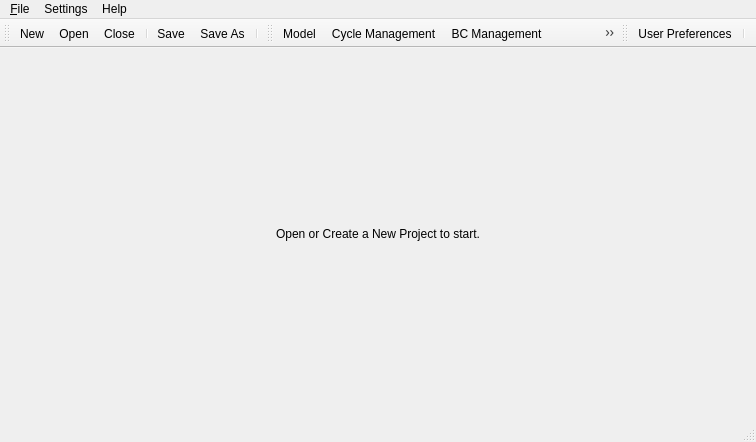
<?xml version="1.0" encoding="UTF-8"?>
<ui version="4.0">
 <class>AppMainWindowClass</class>
 <widget class="QMainWindow" name="AppMainWindowClass">
  <property name="geometry">
   <rect>
    <x>0</x>
    <y>0</y>
    <width>756</width>
    <height>442</height>
   </rect>
  </property>
  <property name="windowTitle">
   <string>Visual Network</string>
  </property>
  <property name="windowIcon">
   <iconset resource="AppMainWindow.qrc">
    <normaloff>:/AppMainWindow/Resources/VNet_1_0.ico</normaloff>:/AppMainWindow/Resources/VNet_1_0.ico</iconset>
  </property>
  <widget class="QWidget" name="centralWidget">
   <layout class="QHBoxLayout" name="horizontalLayout_2">
    <property name="leftMargin">
     <number>0</number>
    </property>
    <property name="topMargin">
     <number>0</number>
    </property>
    <property name="rightMargin">
     <number>0</number>
    </property>
    <property name="bottomMargin">
     <number>0</number>
    </property>
    <item>
     <widget class="QStackedWidget" name="stackedWidgetCentral">
      <property name="currentIndex">
       <number>0</number>
      </property>
      <widget class="QWidget" name="widgetLandingPage">
       <layout class="QHBoxLayout" name="horizontalLayout">
        <property name="leftMargin">
         <number>0</number>
        </property>
        <property name="topMargin">
         <number>0</number>
        </property>
        <property name="rightMargin">
         <number>0</number>
        </property>
        <property name="bottomMargin">
         <number>0</number>
        </property>
        <item>
         <widget class="QLabel" name="label_LandingPageInfo">
          <property name="text">
           <string>Open or Create a New Project to start.</string>
          </property>
          <property name="alignment">
           <set>Qt::AlignCenter</set>
          </property>
         </widget>
        </item>
       </layout>
      </widget>
     </widget>
    </item>
   </layout>
  </widget>
  <widget class="QMenuBar" name="menuBar">
   <property name="geometry">
    <rect>
     <x>0</x>
     <y>0</y>
     <width>756</width>
     <height>22</height>
    </rect>
   </property>
   <widget class="QMenu" name="menu_File">
    <property name="title">
     <string>&amp;File</string>
    </property>
    <addaction name="actionNew"/>
    <addaction name="actionOpen"/>
    <addaction name="actionClose"/>
    <addaction name="separator"/>
    <addaction name="actionSave"/>
    <addaction name="actionSaveAs"/>
    <addaction name="separator"/>
    <addaction name="actionExit"/>
   </widget>
   <widget class="QMenu" name="menuCustomize">
    <property name="title">
     <string>Settings</string>
    </property>
    <addaction name="actionUser_Preferences"/>
   </widget>
   <widget class="QMenu" name="menuHelp">
    <property name="title">
     <string>Help</string>
    </property>
    <addaction name="actionUser_Manual"/>
    <addaction name="actionAbout"/>
   </widget>
   <addaction name="menu_File"/>
   <addaction name="menuCustomize"/>
   <addaction name="menuHelp"/>
  </widget>
  <widget class="QToolBar" name="toolbar_main">
   <property name="toolButtonStyle">
    <enum>Qt::ToolButtonIconOnly</enum>
   </property>
   <attribute name="toolBarArea">
    <enum>TopToolBarArea</enum>
   </attribute>
   <attribute name="toolBarBreak">
    <bool>false</bool>
   </attribute>
   <addaction name="actionNew"/>
   <addaction name="actionOpen"/>
   <addaction name="actionClose"/>
   <addaction name="separator"/>
   <addaction name="actionSave"/>
   <addaction name="actionSaveAs"/>
   <addaction name="separator"/>
  </widget>
  <widget class="QToolBar" name="toolBar_modules">
   <property name="windowTitle">
    <string>toolBar</string>
   </property>
   <property name="toolButtonStyle">
    <enum>Qt::ToolButtonIconOnly</enum>
   </property>
   <attribute name="toolBarArea">
    <enum>TopToolBarArea</enum>
   </attribute>
   <attribute name="toolBarBreak">
    <bool>false</bool>
   </attribute>
   <addaction name="actionModel"/>
   <addaction name="actionCycle_Management"/>
   <addaction name="actionBC_Management"/>
   <addaction name="actionAudit_Management"/>
   <addaction name="separator"/>
  </widget>
  <widget class="QToolBar" name="toolBar_Customize">
   <property name="windowTitle">
    <string>toolBar</string>
   </property>
   <attribute name="toolBarArea">
    <enum>TopToolBarArea</enum>
   </attribute>
   <attribute name="toolBarBreak">
    <bool>false</bool>
   </attribute>
   <addaction name="actionUser_Preferences"/>
   <addaction name="separator"/>
  </widget>
  <widget class="QStatusBar" name="statusBar_mainWindow"/>
  <action name="actionNew">
   <property name="icon">
    <iconset resource="AppMainWindow.qrc">
     <normaloff>:/AppMainWindow/Resources/File_New.png</normaloff>:/AppMainWindow/Resources/File_New.png</iconset>
   </property>
   <property name="text">
    <string>&amp;New</string>
   </property>
   <property name="toolTip">
    <string>New Project</string>
   </property>
   <property name="shortcut">
    <string>Ctrl+N</string>
   </property>
  </action>
  <action name="actionOpen">
   <property name="icon">
    <iconset resource="AppMainWindow.qrc">
     <normaloff>:/AppMainWindow/Resources/File_Open.png</normaloff>:/AppMainWindow/Resources/File_Open.png</iconset>
   </property>
   <property name="text">
    <string>&amp;Open...</string>
   </property>
   <property name="toolTip">
    <string>Open Project</string>
   </property>
   <property name="shortcut">
    <string>Ctrl+O</string>
   </property>
  </action>
  <action name="actionSave">
   <property name="icon">
    <iconset resource="AppMainWindow.qrc">
     <normaloff>:/AppMainWindow/Resources/File_Save.png</normaloff>:/AppMainWindow/Resources/File_Save.png</iconset>
   </property>
   <property name="text">
    <string>&amp;Save</string>
   </property>
   <property name="shortcut">
    <string>Ctrl+S</string>
   </property>
  </action>
  <action name="actionSaveAs">
   <property name="icon">
    <iconset resource="AppMainWindow.qrc">
     <normaloff>:/AppMainWindow/Resources/File_SaveAs.png</normaloff>:/AppMainWindow/Resources/File_SaveAs.png</iconset>
   </property>
   <property name="text">
    <string>Save &amp;As...</string>
   </property>
  </action>
  <action name="actionExit">
   <property name="text">
    <string>E&amp;xit</string>
   </property>
  </action>
  <action name="action_Import_Definition_File">
   <property name="icon">
    <iconset>
     <normaloff>:/AppMainWindow/Resources/update.png</normaloff>:/AppMainWindow/Resources/update.png</iconset>
   </property>
   <property name="text">
    <string>&amp;Import Definition File</string>
   </property>
  </action>
  <action name="actionRefresh_from_Ansys">
   <property name="icon">
    <iconset>
     <normaloff>:/AppMainWindow/Resources/refresh.png</normaloff>:/AppMainWindow/Resources/refresh.png</iconset>
   </property>
   <property name="text">
    <string>Refresh project data</string>
   </property>
  </action>
  <action name="actionThermal_Boundary_Conditions">
   <property name="checkable">
    <bool>true</bool>
   </property>
   <property name="icon">
    <iconset>
     <normaloff>:/AppMainWindow/Resources/TBC.png</normaloff>:/AppMainWindow/Resources/TBC.png</iconset>
   </property>
   <property name="text">
    <string>Boundary Conditions</string>
   </property>
   <property name="toolTip">
    <string>Boundary Conditions</string>
   </property>
  </action>
  <action name="actionBC_Management">
   <property name="checkable">
    <bool>true</bool>
   </property>
   <property name="icon">
    <iconset resource="AppMainWindow.qrc">
     <normaloff>:/AppMainWindow/Resources/BC_Management.png</normaloff>:/AppMainWindow/Resources/BC_Management.png</iconset>
   </property>
   <property name="text">
    <string>BC Management</string>
   </property>
   <property name="toolTip">
    <string>BC Management</string>
   </property>
  </action>
  <action name="actionAudit_Management">
   <property name="checkable">
    <bool>true</bool>
   </property>
   <property name="icon">
    <iconset resource="AppMainWindow.qrc">
     <normaloff>:/AppMainWindow/Resources/Audit_Management.PNG</normaloff>:/AppMainWindow/Resources/Audit_Management.PNG</iconset>
   </property>
   <property name="text">
    <string>Audit Management</string>
   </property>
   <property name="toolTip">
    <string>Audit Management</string>
   </property>
  </action>
  <action name="actionExternal_BC_Data">
   <property name="checkable">
    <bool>true</bool>
   </property>
   <property name="icon">
    <iconset>
     <normaloff>:/AppMainWindow/Resources/ETBC.png</normaloff>:/AppMainWindow/Resources/ETBC.png</iconset>
   </property>
   <property name="text">
    <string>External BC Data</string>
   </property>
   <property name="toolTip">
    <string>External Boundary Conditions</string>
   </property>
  </action>
  <action name="actionUser_Preferences">
   <property name="icon">
    <iconset resource="AppMainWindow.qrc">
     <normaloff>:/AppMainWindow/Resources/User_Preferences.png</normaloff>:/AppMainWindow/Resources/User_Preferences.png</iconset>
   </property>
   <property name="text">
    <string>User Preferences...</string>
   </property>
   <property name="toolTip">
    <string>Set Preferences</string>
   </property>
  </action>
  <action name="actionCustomizeUnits">
   <property name="icon">
    <iconset resource="AppMainWindow.qrc">
     <normaloff>:/AppMainWindow/Resources/Units.jpg</normaloff>:/AppMainWindow/Resources/Units.jpg</iconset>
   </property>
   <property name="text">
    <string>Customize Units</string>
   </property>
   <property name="toolTip">
    <string>Customize Units</string>
   </property>
  </action>
  <action name="actionCycle_Management">
   <property name="checkable">
    <bool>true</bool>
   </property>
   <property name="icon">
    <iconset resource="AppMainWindow.qrc">
     <normaloff>:/AppMainWindow/Resources/CycleSheet_Management.jpg</normaloff>:/AppMainWindow/Resources/CycleSheet_Management.jpg</iconset>
   </property>
   <property name="text">
    <string>Cycle Management</string>
   </property>
   <property name="toolTip">
    <string>Cycle Management</string>
   </property>
  </action>
  <action name="actionClose">
   <property name="icon">
    <iconset resource="AppMainWindow.qrc">
     <normaloff>:/AppMainWindow/Resources/File_Close.jpg</normaloff>:/AppMainWindow/Resources/File_Close.jpg</iconset>
   </property>
   <property name="text">
    <string>Close</string>
   </property>
   <property name="toolTip">
    <string>Close active project</string>
   </property>
   <property name="shortcut">
    <string>Ctrl+F4</string>
   </property>
  </action>
  <action name="actionHomeDir">
   <property name="icon">
    <iconset>
     <normaloff>:/AppMainWindow/Resources/HomeDirNew.png</normaloff>:/AppMainWindow/Resources/HomeDirNew.png</iconset>
   </property>
   <property name="text">
    <string>HomeDir</string>
   </property>
   <property name="toolTip">
    <string>Open Home Directory</string>
   </property>
  </action>
  <action name="actionAssemble_Run">
   <property name="checkable">
    <bool>true</bool>
   </property>
   <property name="icon">
    <iconset>
     <normaloff>:/AppMainWindow/Resources/Assemble_Run_Icon.png</normaloff>:/AppMainWindow/Resources/Assemble_Run_Icon.png</iconset>
   </property>
   <property name="text">
    <string>Assemble &amp; Run</string>
   </property>
   <property name="toolTip">
    <string>Assemble &amp; Run</string>
   </property>
  </action>
  <action name="actionUser_Manual">
   <property name="icon">
    <iconset resource="AppMainWindow.qrc">
     <normaloff>:/AppMainWindow/Resources/UserManual.png</normaloff>:/AppMainWindow/Resources/UserManual.png</iconset>
   </property>
   <property name="text">
    <string>User Manual</string>
   </property>
   <property name="shortcut">
    <string>F1</string>
   </property>
  </action>
  <action name="actionSolution">
   <property name="checkable">
    <bool>true</bool>
   </property>
   <property name="icon">
    <iconset resource="AppMainWindow.qrc">
     <normaloff>:/AppMainWindow/Resources/Solution.PNG</normaloff>:/AppMainWindow/Resources/Solution.PNG</iconset>
   </property>
   <property name="text">
    <string>Solution</string>
   </property>
   <property name="toolTip">
    <string>Solution Module</string>
   </property>
  </action>
  <action name="actionAbout">
   <property name="text">
    <string>About</string>
   </property>
   <property name="toolTip">
    <string>Application Details</string>
   </property>
  </action>
  <action name="actionImport_MATROP">
   <property name="icon">
    <iconset resource="AppMainWindow.qrc">
     <normaloff>:/AppMainWindow/Resources/ImportImage.png</normaloff>:/AppMainWindow/Resources/ImportImage.png</iconset>
   </property>
   <property name="text">
    <string>Import MATPROP</string>
   </property>
   <property name="toolTip">
    <string>Import Matrop file for Solution Module</string>
   </property>
  </action>
  <action name="actionCompInstruction">
   <property name="checkable">
    <bool>true</bool>
   </property>
   <property name="icon">
    <iconset>
     <normaloff>:/AppMainWindow/Resources/CompInstructions.PNG</normaloff>:/AppMainWindow/Resources/CompInstructions.PNG</iconset>
   </property>
   <property name="text">
    <string>CompInstruction</string>
   </property>
   <property name="toolTip">
    <string>CompInstruction for post processing</string>
   </property>
  </action>
  <action name="actionModel">
   <property name="checkable">
    <bool>true</bool>
   </property>
   <property name="icon">
    <iconset resource="AppMainWindow.qrc">
     <normaloff>:/AppMainWindow/Resources/Model.png</normaloff>:/AppMainWindow/Resources/Model.png</iconset>
   </property>
   <property name="text">
    <string>Model</string>
   </property>
  </action>
 </widget>
 <layoutdefault spacing="6" margin="11"/>
 <resources>
  <include location="AppMainWindow.qrc"/>
 </resources>
 <connections/>
</ui>
